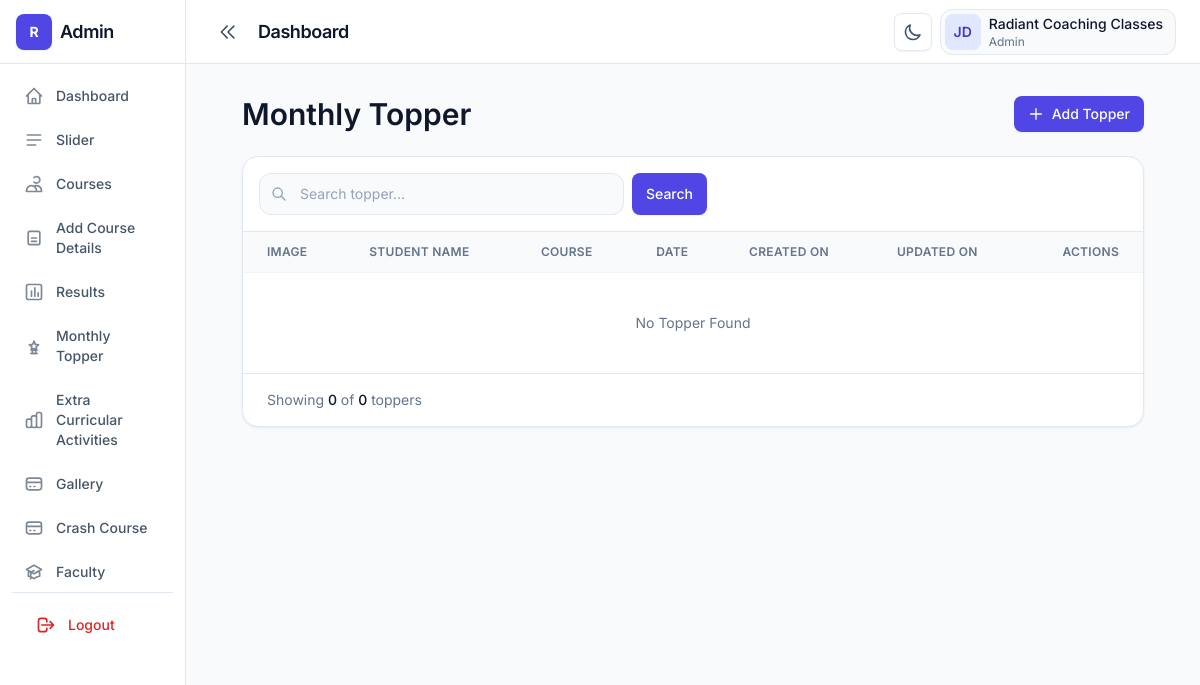
Page /admin/monthly-topper.php (signed in) on the earlier database version.
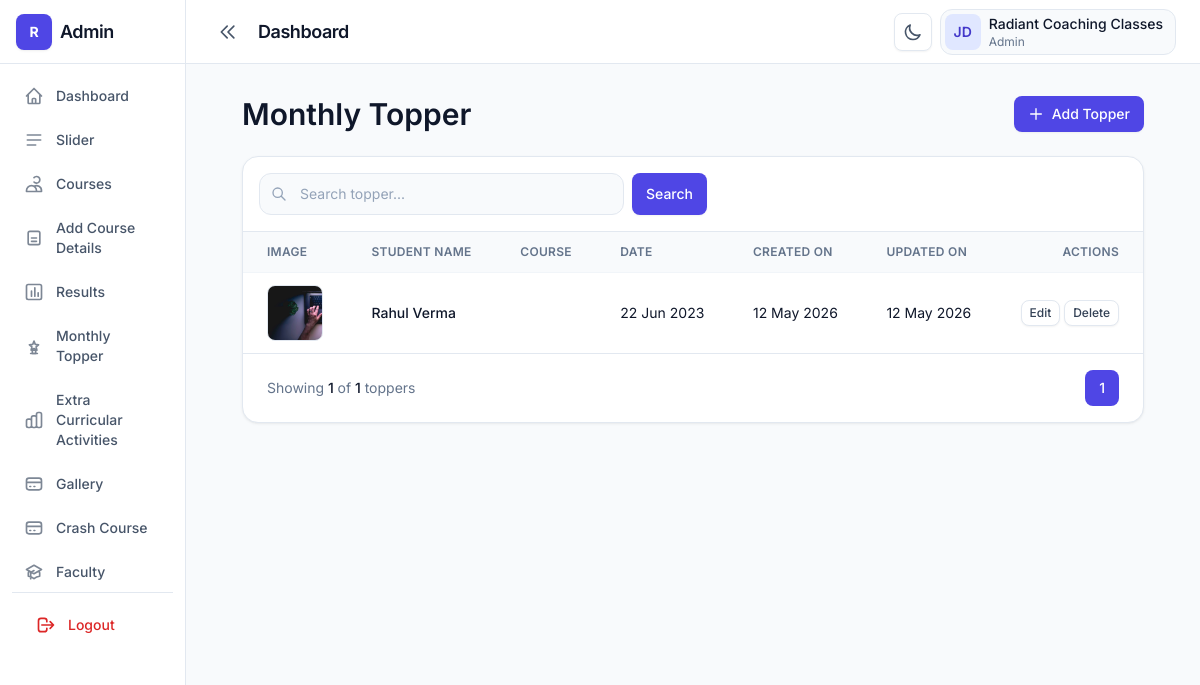
Same page on the later database version.
### tables this page shows
CREATE TABLE IF NOT EXISTS `monthly_toppers` (
  `id` int NOT NULL AUTO_INCREMENT,
  `student_name` varchar(255) NOT NULL,
  `course_name` varchar(255) NOT NULL,
  `description` text,
  `created_at` date DEFAULT NULL,
  `updated_at` date DEFAULT NULL,
  `image` varchar(255) DEFAULT NULL,
  `topper_date` date DEFAULT NULL,
  PRIMARY KEY (`id`)
);

### admin/monthly-topper.php (the view, shortened to what the changed rows need)
<?php
include('../conn.php');
$search = $_GET['search'] ?? '';
$page = isset($_GET['page'])
    ? (int)$_GET['page']
    : 1;
$limit = 5;
$offset = ($page - 1) * $limit;
$query = "
SELECT *
FROM monthly_toppers
WHERE 1
";
$params = [];
$countQuery = "
SELECT COUNT(*) as total
FROM monthly_toppers
WHERE 1
";
$countStmt = $conn->prepare($countQuery);
$countStmt->execute($params);
$totalRecords =
$countStmt->fetch(PDO::FETCH_ASSOC)['total'];
$totalPages =
ceil($totalRecords / $limit);
$query .= "
ORDER BY id DESC
LIMIT $limit OFFSET $offset
";
$stmt = $conn->prepare($query);
$stmt->execute($params);
$toppers = $stmt->fetchAll(PDO::FETCH_ASSOC);
?>
<!DOCTYPE html>
<html lang="en" class="h-full">
<head>
    <link rel="stylesheet"
        href="../dist/css/output.css" />
</head>
<body class="h-full bg-slate-50 text-slate-900 dark:bg-slate-950 dark:text-slate-100">
    <div class="flex min-h-full">
        <div class="flex min-h-screen flex-1 flex-col lg:min-h-0">
            <?php include('header.php'); ?>
            <main class="flex-1 overflow-auto p-4 lg:p-8">
                <div class="container">
                    <div class="mb-6 flex flex-col gap-4 sm:flex-row sm:flex-wrap sm:items-center sm:justify-between">
                        <div class="min-w-0 flex-1">
                            <h2 class="text-display-sm text-slate-900 dark:text-white">
                                Monthly Topper
                            </h2>
                        </div>
                    </div>
                    <div class="rounded-2xl border border-slate-200 bg-white shadow-card dark:border-slate-800 dark:bg-slate-900">
                        <div class="overflow-x-auto">
                            <table class="w-full min-w-[900px] text-left text-sm">
                                <thead class="border-b border-slate-100 bg-slate-50 text-xs uppercase tracking-wide text-slate-500 dark:border-slate-800 dark:bg-slate-900/80 dark:text-slate-400">
                                    <tr>
                                        <th class="px-4 py-3 font-semibold lg:px-6">
                                            Image
                                        </th>
                                        <th class="px-4 py-3 font-semibold lg:px-6">
                                            Student Name
                                        </th>
                                        <th class="px-4 py-3 font-semibold lg:px-6">
                                            Course
                                        </th>
                                        <th class="px-4 py-3 font-semibold lg:px-6">
                                            Date
                                        </th>
                                        <th class="px-4 py-3 font-semibold lg:px-6">
                                            Created On
                                        </th>
                                        <th class="px-4 py-3 font-semibold lg:px-6">
                                            Updated On
                                        </th>
                                        <th class="px-4 py-3 text-right font-semibold lg:px-6">
                                            Actions
                                        </th>
                                    </tr>
                                </thead>
                                <tbody>
                                    <?php if(count($toppers) > 0){ ?>
                                        <?php foreach($toppers as $topper){ ?>
                                            <tr class="hover:bg-slate-50 dark:hover:bg-slate-800/40">
                                                <td class="px-4 py-3 lg:px-6">
                                                    <?php if($topper['image']){ ?>
                                                        <img
                                                            src="uploads/monthly-toppers/<?php echo $topper['image']; ?>"
                                                            class="h-14 w-14 rounded-lg border border-slate-200 object-cover dark:border-slate-700" />
                                                    <?php } ?>
                                                </td>
                                                <td class="px-4 py-3 lg:px-6">
                                                    <div class="font-medium">
                                                        <?php echo $topper['student_name']; ?>
                                                    </div>
                                                </td>
                                                <td class="px-4 py-3 lg:px-6">
                                                </td>
                                                <td class="px-4 py-3 lg:px-6">
    <?php
    echo date(
        'd M Y',
        strtotime($topper['topper_date'])
    );
    ?>
</td>
                                                <td class="px-4 py-3 lg:px-6">
                                                    <?php
                                                    echo date(
                                                        'd M Y',
                                                        strtotime($topper['created_at'])
                                                    );
                                                    ?>
                                                </td>
                                                <td class="px-4 py-3 lg:px-6">
                                                    <?php
                                                    echo date(
                                                        'd M Y',
                                                        strtotime($topper['updated_at'])
                                                    );
                                                    ?>
                                                </td>
                                                <td class="px-4 py-3 text-right lg:px-6">
                                                    <a
                                                        href="edit-topper.php?id=<?php echo $topper['id']; ?>"
                                                        class="btn btn-secondary px-2 py-1 text-xs">
                                                        Edit
                                                    </a>
                                                    <a
                                                        href="delete-topper.php?id=<?php echo $topper['id']; ?>"
                                                        onclick="return confirm('Delete this topper?')"
                                                        class="btn btn-secondary px-2 py-1 text-xs">
                                                        Delete
                                                    </a>
                                                </td>
                                            </tr>
                                        <?php } ?>
                                    <?php } else { ?>
                                        <tr>
                                            <td colspan="7"
                                                class="px-4 py-10 text-center text-slate-500 dark:text-slate-400">
                                                No Topper Found
                                            </td>
                                        </tr>
                                    <?php } ?>
                                </tbody>
                            </table>
                        </div>
                        <div class="flex flex-col items-center justify-between gap-4 border-t border-slate-200 px-4 py-4 dark:border-slate-800 sm:flex-row lg:px-6">
                            <p class="text-sm text-slate-500 dark:text-slate-400">
                                Showing
                                <span class="font-medium text-slate-900 dark:text-white">
                                    <?php echo count($toppers); ?>
                                </span>
                                of
                                <span class="font-medium text-slate-900 dark:text-white">
                                    <?php echo $totalRecords; ?>
                                </span>
                                toppers
                            </p>
                            <div class="flex items-center gap-2">
                                <?php for($i = 1; $i <= $totalPages; $i++){ ?>
                                    <a
                                        href="?page=<?php echo $i; ?>&search=<?php echo $search; ?>"
                                        class="
                                        rounded-lg px-3.5 py-2 text-sm font-medium
                                        <?php
                                        if($page == $i){
                                            echo '
                                            bg-brand-600
                                            text-white
                                            ';
                                        }
                                        ?>
                                        ">
                                        <?php echo $i; ?>
                                    </a>
                                <?php } ?>
                            </div>
                        </div>
                    </div>
                </div>
            </main>
        </div>
    </div>
</body>
</html>

Differences in the rows shown:
added monthly_toppers: image (picture), student_name "Rahul Verma", topper_date "22 Jun 2023", created_at "12 May 2026", updated_at "12 May 2026"
Other differences:
count($toppers): "0" → "1"
$totalRecords: "0" → "1"
new list line: "1"
text no longer shown: "No Topper Found"
